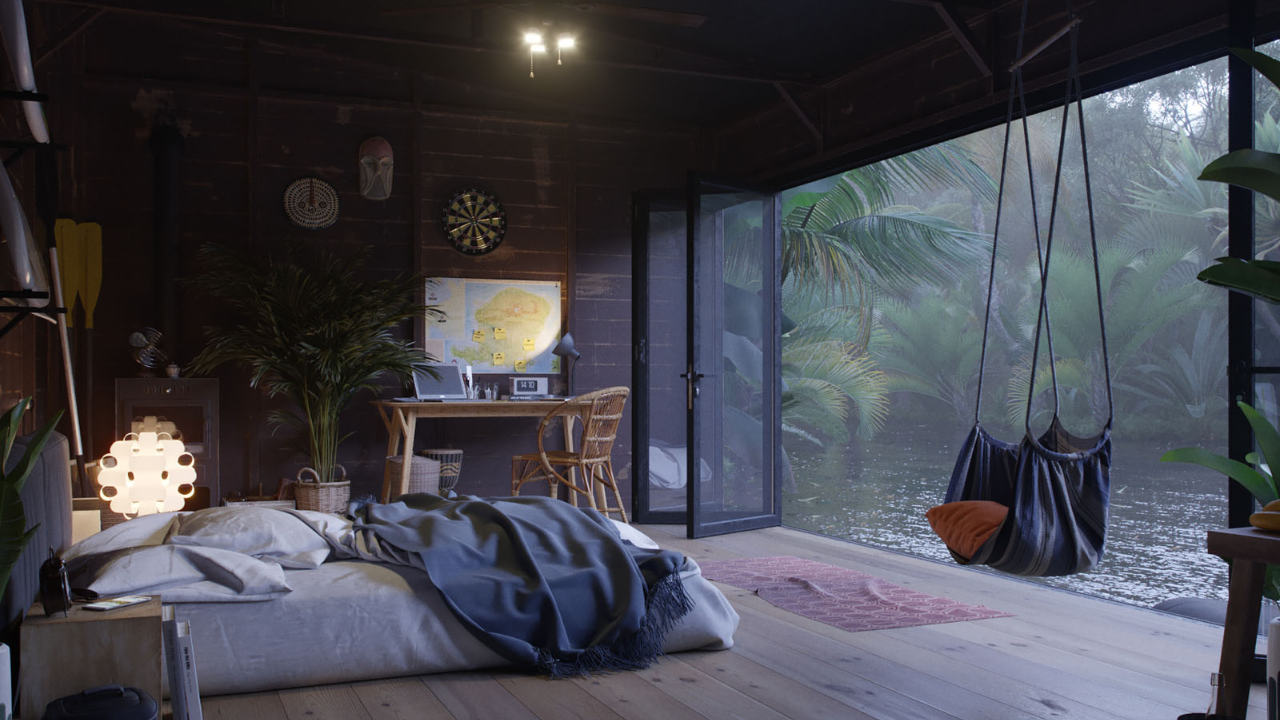
#> input picture d/example.png, 1280 x 720 px
$ python histogram_equalization.py
#> lines starting #> are read from the running program, lines starting #| are printed output that depends on the picture
#> further down, img is the input picture: shape (720, 1280, 3); mean B, G, R 78.1, 70.3, 70.2
# -*- coding: UTF-8 -*-
# 要求： 直方图增强：图像点操作处理之后：
#           原始图像/处理后的图像/均衡化后图像的直方图比较
#           统计分析视觉观感与直方图的关系
#           指定灰度集进行直方图处理，分析不同灰度集的视觉效果

import os
import cv2
import copy as cp
import numpy as np
from matplotlib import pyplot as plt


def hist_eq(image, gray_min=0, gray_max=255):
    # 直方图均衡化
    # image: opencv读入的BGR三通道图片
    # gray_min: 直方图均衡化后灰度值下界，默认为0
    # gray_max: 直方图均衡化后灰度值上界，默认为255

    # 转为灰度图
#> called with gray_min = 0, gray_max = 255
    img_gray = cv2.cvtColor(image, cv2.COLOR_BGR2GRAY)
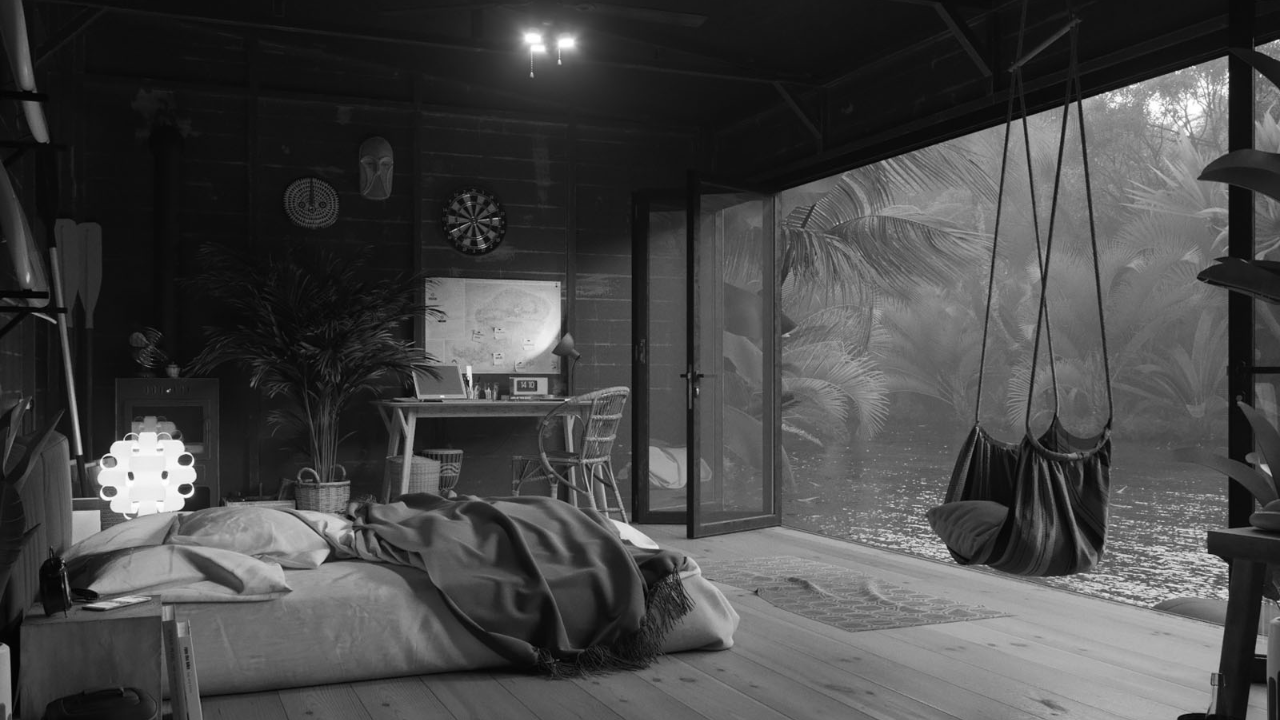
#> img_gray: shape (720, 1280); min 0, max 255, mean 71.2
    height, width = img_gray.shape
#> height = 720; width = 1280
    pixel_sum = height*width
#> pixel_sum = 921600
    # 统计不同灰度级的像素数
    gray_num = np.zeros(256, dtype=int)
    for i in range(height):
        for j in range(width):
            gray_num[img_gray[i, j]] += 1
    # 计算每个灰度级的概率
    probability = np.zeros(256, dtype=float)
    for i in range(0, 255):
        probability[i] = gray_num[i] / pixel_sum
    # 统计每个灰度级的累计概率
    probability_sum = np.zeros(256, dtype=float)
    for i in range(0, 256):
        for j in range(0, i):
            probability_sum[i] += probability[j]
#> after the loop, probability_sum = 256 values from 0 to 1
    # 直方图均衡化
    img_hist_eq = cp.deepcopy(img_gray)
    for i in range(height):
        for j in range(width):
            img_hist_eq[i, j] = probability_sum[img_gray[i, j]]*(gray_max-gray_min)+gray_min
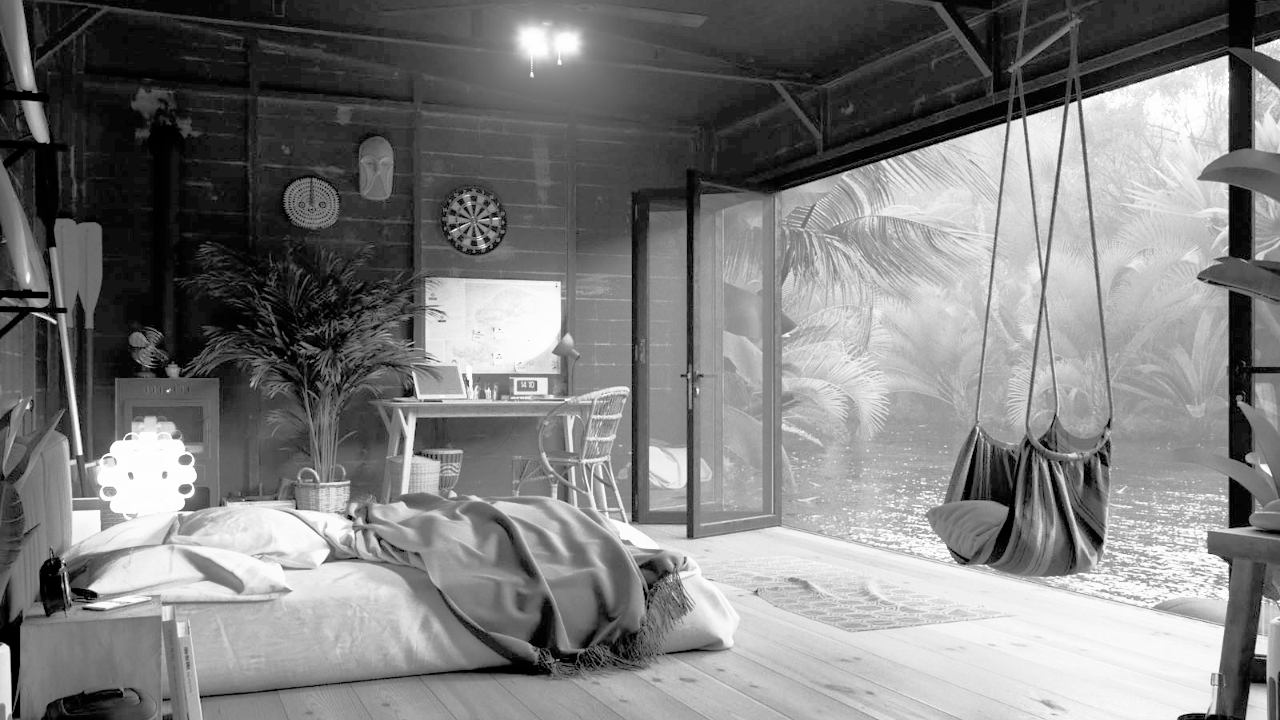
#> img_hist_eq: shape (720, 1280); min 0, max 254, mean 125.7
    return img_gray, img_hist_eq


if __name__ == "__main__":
    module_path = os.path.dirname(__file__)
    filein = module_path+'/example.png'
    img = cv2.imread(filein)
    img_O, img_HE = hist_eq(img)
    img_O_hist = img_O.flatten()
    img_HE_hist = img_HE.flatten()

    # opencv直方图均衡化
    image = cv2.cvtColor(img, cv2.COLOR_BGR2GRAY)
    eq = cv2.equalizeHist(image)
    hist = cv2.calcHist([eq], [0], None, [256], [0, 256])
#> hist = 256 values, max 28833 at index 35, min 0 at index 3, mean 3600

    # 绘制直方图
    plt.figure()
    plt.subplot(321)
    plt.title('original')
    plt.imshow(img_O, cmap='gray')
    plt.axis('off')
    plt.subplot(322)
    plt.xlabel('Bins')
    plt.ylabel('# of Pixels')
    plt.hist(img_O_hist, bins=256, density=0,
             edgecolor='None', facecolor='black')
    plt.xlim([0, 256])
    plt.subplot(323)
    plt.title('histogram_equalization')
    plt.imshow(img_HE, cmap='gray')
    plt.axis('off')
    plt.subplot(324)
    plt.xlabel('Bins')
    plt.ylabel('# of Pixels')
    plt.hist(img_HE_hist, bins=256, density=0,
             edgecolor='None', facecolor='red')
    plt.xlim([0, 256])
    plt.subplot(325)
    plt.title('openCV histogram equalization')
    plt.imshow(eq, cmap='gray')
    plt.axis('off')
    plt.subplot(326)
    plt.xlabel("Bins")
    plt.ylabel("# of Pixels")
    plt.plot(hist)
    plt.xlim([0, 256])
    plt.show()
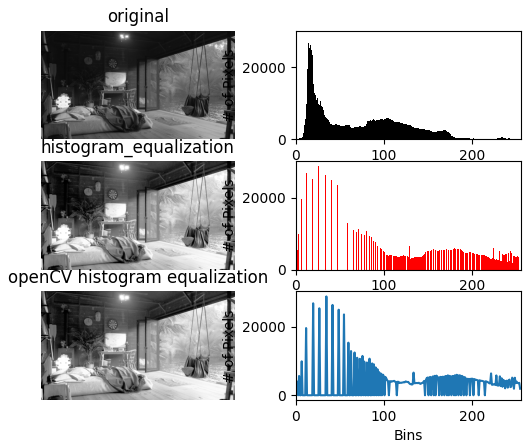
#> figure drawn by matplotlib, 6 panels; panel 2: tallest bar 28833 high, from x = 15.94 to 16.93; panel 4: tallest bar 28833 high, from x = 25.8 to 26.79; panel 6: curve peaks at x = 35, y = 28833
